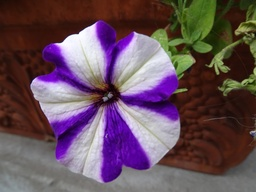
#> input picture data/DSC03572.JPG, 256 x 192 px, shrunk from 5184 x 3888 before the run, found by its file name
$ python kmeans_experiment.py
#> lines starting #> are read from the running program, lines starting #| are printed output that depends on the picture
### src/experiment_classes/base_experiment.py
""" Module containing BaseClass for other experiments
"""
import os
import cv2
import numpy as np
import logging
import json
from skimage.exposure import match_histograms
from tqdm import tqdm

from .utils import NpEncoder


class BaseExperiment:
    """Baseclass for Image Experiments"""

    def __init__(self):
        self.input_directory = None
        self.source_image_path = None
        self.source_folder_path = None
        self.source_image = None
        self.new_matrix = None
        self.output_directory = None
        self.file_extension = None
        self.input_diretory_files_list = None
        self.image_list = []
        self.histogram_images = []
        self.config = {}
        self.valid_file_extensions = [".JPG", ".PNG"]

    def load_source_image(
        self, source_folder_path: str = None, source_image_path: str = None
    ):
        """Loads source image to classs

        Args:
            source_folder_path (str, optional): Folder where image is. Defaults to None.
            source_image_path (str, optional): Path to image. Defaults to None.

        """
#> called with source_image_path = 'data\\DSC03572.JPG'
        if source_image_path is None:
            raise ValueError("Must provide an image path")

        self.source_image_path = os.path.normpath(source_image_path)
        if source_folder_path is not None:
            self.source_folder_path = os.path.normpath(source_folder_path)
            self.source_image_path = os.path.join(
                self.source_folder_path, self.source_image_path
            )

        if not os.path.isfile(self.source_image_path):
            raise TypeError(
                "Image + folder is not a valid file: {0}".format(
                    self.source_image_path)
            )

        self.source_image = cv2.imread(self.source_image_path)
#> self.source_image is the input picture: shape (192, 256, 3); mean B, G, R 89.7, 77.9, 101.6
        self.source_image = cv2.cvtColor(self.source_image, cv2.COLOR_BGR2RGB)

    # [13 lines left out: function pass_source_image, not called in this run]

    def compute_new_matrix(self):
        """Placeholder metzhod to create new computed matrix"""

    # [72 lines left out: functions set_input_directory, set_output_directory, create_output_directory, set_file_extension, process_folder, get_all_images_in_input_directory, not called in this run]

    def process_path(
        self, path: str,
        output_path: str = None,
        save_config: bool = False,
        save_all_variants: bool = False,
    ):
        self.load_source_image(source_image_path=path)
        self.process_source_image()
        self.alternate_channels()
        if self.__class__.__name__ == "SchnockExperiment":
            self.histogram_matching()
        self.set_output_path(output_path=output_path)

        if save_all_variants:
            self.save_output_images(save_config=save_config)
        else:
            self.save_output_image(save_config=save_config)

    # [15 lines left out: function histogram_matching, not called in this run]

    def alternate_channels(self):
        self.image_list = [
            self.new_matrix,
            self.new_matrix[:, :, [1, 2, 0]],
            self.new_matrix[:, :, [2, 1, 0]],
            self.new_matrix[:, :, [1, 0, 2]],
            self.new_matrix[:, :, [0, 2, 1]],
        ]

    def set_output_path(self, output_path: str = None):
        if output_path is not None:
            self.output_image_path = os.path.abspath(output_path)

        elif self.input_directory is not None:
            self.output_image_path = self.source_image_path.replace(
                self.input_directory, self.output_directory
            )
        else:
            self.output_image_path = self.source_image_path

    def save_output_image(self, save_config: bool = False):
        try:
            self.output_image_path_wo_extension = os.path.splitext(self.output_image_path)[
                0
            ]
            os.makedirs(os.path.dirname(self.output_image_path), exist_ok=True)
            cv2.imwrite(self.output_image_path, self.new_matrix)
            if save_config:
                self.save_config_json()
        except Exception as error:
            raise error

    # [50 lines left out: functions save_output_images, save_config_json, process_source_image, not called in this run]

    def set_fast_forward_iterations(self, new_value):
        self.config["fast_forward_iterations"] = new_value


# %%


# %%

### src/experiment_classes/kmeans_experiment.py
# %%
# Kmeans Experiment Class
# This class is used to run the kmeans experiment. It inherits from the Experiment class.
# %%
import numpy as np
import cv2
from sklearn.cluster import KMeans
from experiment_classes.base_experiment import BaseExperiment

import logging


class KmeansExperiment(BaseExperiment):
    def __init__(self):
        super().__init__()
        self.config = {}
        self.config["scaling_factor"] = 5
        self.config["number_of_pyramids"] = 3
        self.config["number_of_clusters"] = 200
        self.config["number_of_iterations"] = 10
        self.config["number_of_repetitions"] = 5
        self.config["init_types"] = [
            "random",
            "k-means++",
        ]
        self.config["init_type"] = "random"

    def process_source_image(self):
        self.create_new_array_with_coordinates()
        self.scale_down_image()
        self.flatten_image()
        self.create_training_data()
        self.create_prediction_data()
        self.compute_new_matrix()
        return

    def create_new_array_with_coordinates(self):
        # Create new array with coordinates
        logging.debug("Creating new array with coordinates")
        self.shape = self.source_image.shape
#> self.shape = (192, 256, 3)
        self.shape_x = self.shape[0]
#> self.shape_x = 192
        self.shape_y = self.shape[1]
#> self.shape_y = 256
        ax = np.arange(self.shape_x)
#> ax = 192 values from 0 to 191
        ax = ax/self.shape_x*self.config["scaling_factor"]
#> ax = 192 values from 0 to 4.97
        ay = np.arange(self.shape_y)
#> ay = 256 values from 0 to 255
        ay = ay/self.shape_y*self.config["scaling_factor"]
#> ay = 256 values from 0 to 4.98
        self.xx, self.yy = np.meshgrid(ay, ax)

    def scale_down_image(self):
        # Scale down image
        logging.debug("Scaling down image")
        self.downsized = {}
        self.downsized["source_image"] = self.source_image.copy()
        self.downsized["xx"] = self.xx.copy()
        self.downsized["yy"] = self.yy.copy()
        self.downsized["shape"] = {}
        self.downsized["shape"]["x"] = self.downsized["source_image"].shape[0]
        self.downsized["shape"]["y"] = self.downsized["source_image"].shape[1]

        for i in range(self.config["number_of_pyramids"]):
            self.downsized["xx"] = cv2.pyrDown(
                self.downsized["xx"],
                dstsize=(self.downsized["shape"]["y"] // 2,
                         self.downsized["shape"]["x"] // 2))
            self.downsized["yy"] = cv2.pyrDown(
                self.downsized["yy"],
                dstsize=(self.downsized["shape"]["y"] // 2,
                         self.downsized["shape"]["x"] // 2))
            self.downsized["source_image"] = cv2.pyrDown(
                self.downsized["source_image"],
                dstsize=(self.downsized["shape"]["y"] // 2,
                         self.downsized["shape"]["x"] // 2))
            self.downsized["shape"]["x"] = self.downsized["source_image"].shape[0]
            self.downsized["shape"]["y"] = self.downsized["source_image"].shape[1]
#> after the loop, self.downsized = 4 items

    def flatten_image(self):
        # Flatten downsized image
        logging.debug("Flattening downsized image")
        self.flattened = {}
        self.flattened["downsized_source_image"] = self.downsized["source_image"].reshape(
            self.downsized["shape"]["x"]*self.downsized["shape"]["y"], 3
        )/255
        self.flattened["downsized_xx"] = self.downsized["xx"].reshape(
            self.downsized["shape"]["x"]*self.downsized["shape"]["y"], 1
        )
        self.flattened["downsized_yy"] = self.downsized["yy"].reshape(
            self.downsized["shape"]["x"]*self.downsized["shape"]["y"], 1
        )

        # Flatten source image
        logging.debug("Flattening source image")
        self.flattened["source_image"] = self.source_image.reshape(
            self.shape_x*self.shape_y, 3
        )/255
        self.flattened["xx"] = self.xx.reshape(
            self.shape_x*self.shape_y, 1
        )
        self.flattened["yy"] = self.yy.reshape(
            self.shape_x*self.shape_y, 1
        )

    def create_training_data(self):
        logging.debug("Creating training data")
        self.training_data = np.append(
            self.flattened["downsized_source_image"],
            self.flattened["downsized_xx"],
            axis=1,
        )
#> self.training_data = 768 rows, first 6: [0.145, 0.0588, 0.0275, 0.0721], [0.157, 0.0588, 0.0314, 0.159], [0.173, 0.0627, 0.0314, 0.312], [0.2, 0.0706, 0.0314, 0.469], [0.231, 0.0863, 0.0392, 0.625], [0.255, 0.098, 0.0471, 0.781]
        self.training_data = np.append(
            self.training_data, self.flattened["downsized_yy"], axis=1
        )
#> self.training_data = 768 rows, first 6: [0.145, 0.0588, 0.0275, 0.0721, 0.0961], [0.157, 0.0588, 0.0314, 0.159, 0.0961], [0.173, 0.0627, 0.0314, 0.312, 0.0961], [0.2, 0.0706, 0.0314, 0.469, 0.0961], [0.231, 0.0863, 0.0392, 0.625, 0.0961], [0.255, 0.098, 0.0471, 0.781, 0.0961]

    def create_prediction_data(self):
        logging.debug("Creating prediction data")
        self.prediction_data = np.append(
            self.flattened["source_image"], self.flattened["xx"], axis=1
        )
        self.prediction_data = np.append(
            self.prediction_data, self.flattened["yy"], axis=1
        )

    def compute_new_matrix(self):
        logging.debug("Computing new matrix")
        # Run kmeans
        logging.debug("Running kmeans")
        try:
            self.config["kmeans_model"] = KMeans(
                n_clusters=self.config["number_of_clusters"],
                init=self.config["init_type"],
                n_init=self.config["number_of_repetitions"],
                max_iter=self.config["number_of_iterations"],
            ).fit(self.training_data)

            # Get cluster centers
            self.cluster_centers = self.config["kmeans_model"].cluster_centers_
#> self.cluster_centers = 200 rows, first 6: [0.464, 0.469, 0.461, 0.181, 4.38], [0.48, 0.494, 0.494, 0.181, 4.58], [0.189, 0.188, 0.0549, 4.34, 0.365], [0.206, 0.0882, 0.0608, 0.115, 1.67], [0.213, 0.0794, 0.0431, 0.859, 0.729], [0.275, 0.405, 0.113, 3.84, 0.271]
            logging.debug("Predicting new image")
            self.new_matrix = self.config["kmeans_model"].predict(
                self.prediction_data)
            # Assign cluster centers to image
            logging.debug("Assigning cluster centers to image")
            self.new_matrix = np.array([self.cluster_centers[center_index]
                                        for center_index
                                        in self.new_matrix])
            self.new_matrix = self.new_matrix.reshape(
                self.shape_x,
                self.shape_y, 5
            )[:, :, :-2]*255
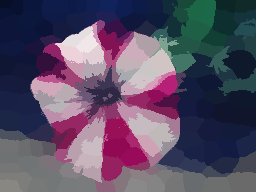
#> self.new_matrix: shape (192, 256, 3) float64; mean of channels 0, 1, 2 101.6, 78.1, 89.2; drawn as B, G, R
            self.new_matrix = self.new_matrix.astype(np.uint8)
        except Exception as error:
            logging.error(error)
        return

    def set_number_of_clusters(self, new_number_of_clusters: int):
        self.config["number_of_clusters"] = new_number_of_clusters
        return

    def set_number_of_iterations(self, new_number_of_iterations: int):
        self.config["number_of_iterations"] = new_number_of_iterations
        return

    def set_number_of_repetitions(self, new_number_of_repetitions: int):
        self.config["number_of_repetitions"] = new_number_of_repetitions
        return

    def set_init_type(self, new_init_type: str):
        self.config["init_type"] = new_init_type
        return

    def set_scaling_factor(self, new_scaling_factor: int):
        self.config["scaling_factor"] = new_scaling_factor
        return

    def set_number_of_pyramids(self, new_number_of_pyramids: int):
        self.config["number_of_pyramids"] = new_number_of_pyramids
        return

    def set_kmeans_init_type(self, new_init_type: str):
        self.config["init_type"] = new_init_type
        return
# %%
# Running Standalone


# %%
# This is the main function that runs the experiment. It is called from the command line.
# %%
if __name__ == "__main__":
    experiment = KmeansExperiment()
    experiment.process_path(
        path=r"data\DSC03572.JPG",
        output_path=r"data\DSC03572_kmeans.JPG",
    )

$ run again, with data/DSC03396_0.JPG copied over data/DSC03572.JPG
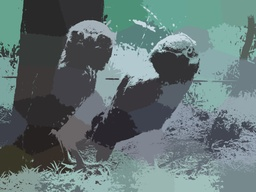
#> input picture data/DSC03396_0.JPG, 256 x 192 px, shrunk from 5184 x 3888 before the run, found by its file name
#> in load_source_image, self.source_image is the input picture: shape (192, 256, 3); mean B, G, R 115.5, 115.3, 98.1
#> after the loop in scale_down_image, `for i in range(self.config["number_of_pyramids"]):`: self.downsized = 4 items
#> in create_training_data, `self.training_data = np.append( self.flattened["downsized_source_image..`: self.training_data = 768 rows, first 6: [0.4, 0.643, 0.561, 0.0721], [0.4, 0.643, 0.561, 0.159], [0.384, 0.608, 0.533, 0.312], [0.255, 0.353, 0.322, 0.469], [0.165, 0.173, 0.169, 0.625], [0.161, 0.161, 0.161, 0.781]
#> in create_training_data, `self.training_data = np.append( self.training_data, self.flattened["do..`: self.training_data = 768 rows, first 6: [0.4, 0.643, 0.561, 0.0721, 0.0961], [0.4, 0.643, 0.561, 0.159, 0.0961], [0.384, 0.608, 0.533, 0.312, 0.0961], [0.255, 0.353, 0.322, 0.469, 0.0961], [0.165, 0.173, 0.169, 0.625, 0.0961], [0.161, 0.161, 0.161, 0.781, 0.0961]
#> self.cluster_centers = 200 rows, first 6: [0.616, 0.732, 0.715, 3.91, 4.78], [0.384, 0.469, 0.441, 4.83, 1.15], [0.341, 0.586, 0.504, 2.58, 0.417], [0.573, 0.675, 0.669, 3.98, 4.58], [0.418, 0.564, 0.555, 2.97, 0.938], [0.231, 0.235, 0.275, 2.66, 3.33]
#> in compute_new_matrix, `self.new_matrix = self.new_matrix.reshape( self.shape_x, self.shape_y,..`:
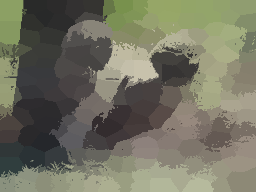
#> self.new_matrix: shape (192, 256, 3) float64; mean of channels 0, 1, 2 97.8, 114.9, 115.1; drawn as B, G, R
